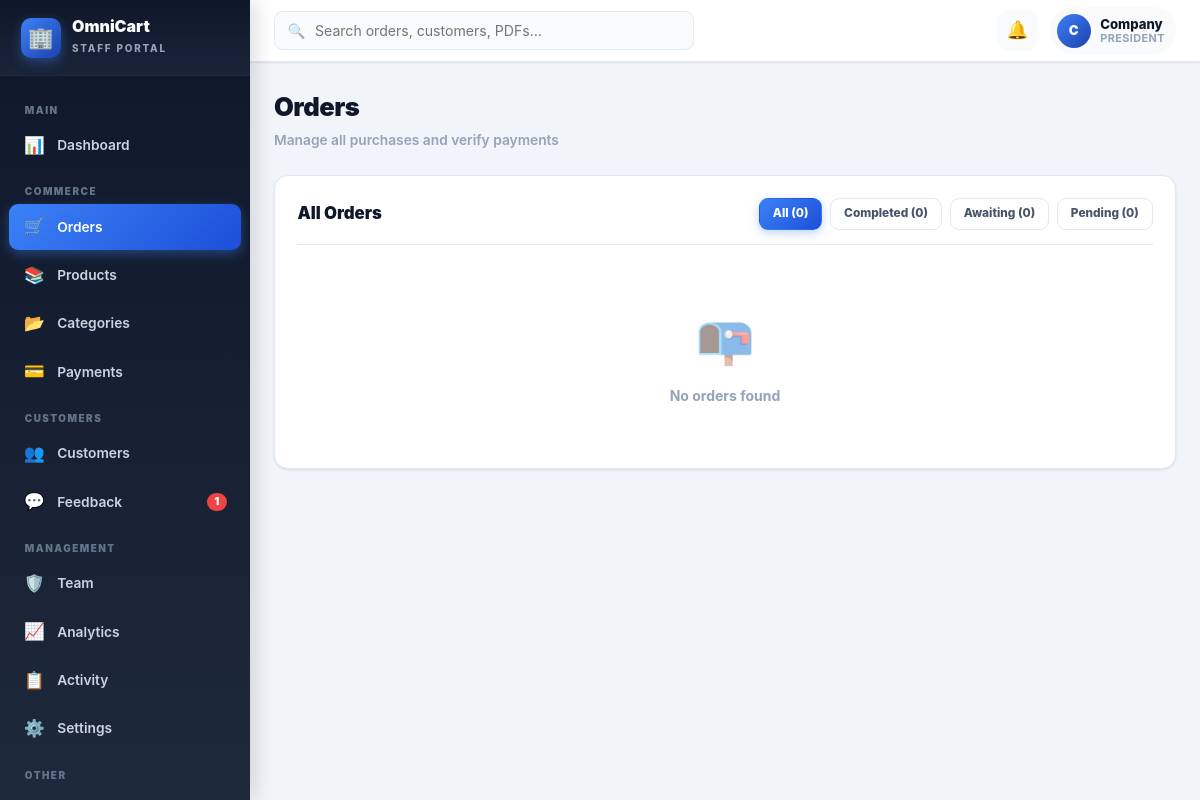
The app's page /staff/orders (signed in) with its own data.
### app.py (models this page shows, shortened)
class User(UserMixin, db.Model):
    __tablename__ = 'users'
    id = db.Column(db.Integer, primary_key=True)
    full_name = db.Column(db.String(120), nullable=False)
    email = db.Column(db.String(160), nullable=False, unique=True, index=True)
    mobile = db.Column(db.String(15), nullable=False, unique=True, index=True)
    password_hash = db.Column(db.String(255), nullable=False)
    role = db.Column(db.String(20), default='user', index=True)
    is_active = db.Column(db.Boolean, default=True)
    is_banned = db.Column(db.Boolean, default=False)
    email_verified = db.Column(db.Boolean, default=False)
    mobile_verified = db.Column(db.Boolean, default=False)
    must_change_password = db.Column(db.Boolean, default=False)
    otp_hash = db.Column(db.String(255))
    otp_expires_at = db.Column(db.DateTime)
    otp_purpose = db.Column(db.String(40))
    theme = db.Column(db.String(20), default='light')
    language = db.Column(db.String(10), default='en')
    privacy_level = db.Column(db.String(20), default='normal')
    notifications_enabled = db.Column(db.Boolean, default=True)
    created_at = db.Column(db.DateTime, default=datetime.utcnow)
    last_login = db.Column(db.DateTime)
    updated_at = db.Column(db.DateTime, default=datetime.utcnow,
                            onupdate=datetime.utcnow)
    purchases = db.relationship('Purchase', backref='user', lazy='dynamic',
                                  foreign_keys='Purchase.user_id')
    feedbacks = db.relationship('Feedback', backref='user', lazy='dynamic',
                                  foreign_keys='Feedback.user_id')
    @property
    def is_staff(self):
        return self.role in ('admin', 'ceo', 'president')

### app.py (the view)
@app.route('/staff/orders')
@login_required
def staff_orders():
    if not _staff_required():
        abort(403)
    status_filter = request.args.get('status', '')
    page = request.args.get('page', 1, type=int)
    query = Purchase.query
    if status_filter:
        query = query.filter_by(status=status_filter)
    pagination = query.order_by(Purchase.created_at.desc())\
        .paginate(page=page, per_page=30, error_out=False)
    status_counts = {
        'all': Purchase.query.count(),
        'completed': Purchase.query.filter_by(status='completed').count(),
        'pending': Purchase.query.filter_by(status='pending').count(),
        'awaiting_verification': Purchase.query.filter_by(status='awaiting_verification').count(),
        'failed': Purchase.query.filter_by(status='failed').count(),
        'refunded': Purchase.query.filter_by(status='refunded').count(),
    }
    return render_staff('orders', orders=pagination.items, pagination=pagination,
                        current_status=status_filter,
                        status_counts=status_counts, page_title='Orders')

### app.py (called while the page is built, shortened)
@login_manager.user_loader
def load_user(uid):
    try:
        return User.query.get(int(uid))
    except Exception:
        return None

@app.context_processor
def inject_globals():
    return dict(
        COMPANY_NAME=COMPANY_NAME,
        COMPANY_LEGAL=COMPANY_LEGAL,
        COMPANY_EMAIL=COMPANY_EMAIL,
        COMPANY_PHONE=COMPANY_PHONE,
        FREE_PREVIEW_PAGES=FREE_PREVIEW_PAGES,
        current_year=datetime.utcnow().year,
    )

@app.before_request
def check_maintenance_mode():
    skip_paths = ['/static', '/admin', '/ceo', '/president', '/login',
                  '/signup', '/logout', '/payment/webhook']
    path = request.path or ''
    for sp in skip_paths:
        if path.startswith(sp):
            return None
    if current_user.is_authenticated and current_user.is_staff:
        return None

def render_staff(template_name='dashboard', **context):
    context['page_title'] = context.get('page_title', 'Staff Portal')
    context['staff_page'] = template_name
    return _flask_rt('internal.html', **context)

def _staff_required():
    if not current_user.is_authenticated:
        return False
    return current_user.role in ('admin', 'ceo', 'president')

@app.context_processor
def inject_nav_context():
    try:
        nav_sections = Section.query.filter_by(is_active=True)\
            .order_by(Section.display_order).all()
    except Exception:
        nav_sections = []
    pending_count = 0
    unread_feedback = 0
    try:
        if current_user.is_authenticated and current_user.is_staff:
            pending_count = Purchase.query.filter(
                Purchase.status.in_(['pending', 'awaiting_verification'])
            ).count()
            unread_feedback = Feedback.query.filter_by(status='new').count()
    except Exception:
        pass
    return dict(
        nav_sections=nav_sections,
        pending_count=pending_count,
        unread_feedback=unread_feedback,
    )

### templates/internal.html (shortened to what this page needs)
<!DOCTYPE html>
<html lang="en">
<head>
</head>
<body>
<aside class="staff-sidebar" id="staffSidebar">
  <div class="staff-logo">
    <div class="staff-logo-icon">🏢</div>
    <div class="staff-logo-text">
      <b>OmniCart</b>
      <span>Staff Portal</span>
    </div>
  </div>
  <nav class="staff-nav">
    <div class="nav-group">Main</div>
    <a href="{{ url_for('staff_dashboard') }}"
       class="{% if staff_page == 'dashboard' %}active{% endif %}">
      <span class="nav-icon">📊</span> Dashboard
    </a>
    <div class="nav-group">Commerce</div>
    <a href="{{ url_for('staff_orders') }}"
       class="{% if staff_page == 'orders' %}active{% endif %}">
      <span class="nav-icon">🛒</span> Orders
    </a>
    <a href="{{ url_for('staff_products') }}"
       class="{% if staff_page == 'products' %}active{% endif %}">
      <span class="nav-icon">📚</span> Products
    </a>
    <a href="{{ url_for('staff_categories') }}"
       class="{% if staff_page == 'categories' %}active{% endif %}">
      <span class="nav-icon">📂</span> Categories
    </a>
    <a href="{{ url_for('staff_payments') }}"
       class="{% if staff_page == 'payments' %}active{% endif %}">
      <span class="nav-icon">💳</span> Payments
    </a>
    <div class="nav-group">Customers</div>
    <a href="{{ url_for('staff_customers') }}"
       class="{% if staff_page == 'customers' %}active{% endif %}">
      <span class="nav-icon">👥</span> Customers
    </a>
    <a href="{{ url_for('staff_feedback') }}"
       class="{% if staff_page == 'feedback' %}active{% endif %}">
      <span class="nav-icon">💬</span> Feedback
      {% if unread_feedback %}<span class="badge">{{ unread_feedback }}</span>{% endif %}
    </a>
    <div class="nav-group">Management</div>
    {% if current_user.role in ('ceo','president') %}
    <a href="{{ url_for('staff_team') }}"
       class="{% if staff_page == 'team' %}active{% endif %}">
      <span class="nav-icon">🛡️</span> Team
    </a>
    {% endif %}
    <a href="{{ url_for('staff_analytics') }}"
       class="{% if staff_page == 'analytics' %}active{% endif %}">
      <span class="nav-icon">📈</span> Analytics
    </a>
    <a href="{{ url_for('staff_activity') }}"
       class="{% if staff_page == 'activity' %}active{% endif %}">
      <span class="nav-icon">📋</span> Activity
    </a>
    {% if current_user.role == 'president' %}
    <a href="{{ url_for('staff_settings') }}"
       class="{% if staff_page == 'settings' %}active{% endif %}">
      <span class="nav-icon">⚙️</span> Settings
    </a>
    {% endif %}
    <div class="nav-group">Other</div>
    <a href="{{ url_for('user_home') }}" target="_blank">
    </a>
  </nav>
</aside>
<header class="staff-topbar">
  <div class="staff-search">
    <input type="text" placeholder="Search orders, customers, PDFs…"
           onkeydown="if(event.key==='Enter')location.href='{{ url_for('staff_search') }}?q='+this.value">
  </div>
  <div class="staff-topbar-right">
    <a href="{{ url_for('staff_orders') }}?status=awaiting_verification"
       class="staff-icon-btn" title="Pending orders">
      🔔{% if pending_count %}<span class="dot"></span>{% endif %}
    </a>
    <div class="staff-user">
      <div class="staff-avatar">{{ current_user.full_name[0]|upper }}</div>
      <div class="staff-user-info">
        <b>{{ current_user.full_name.split()[0] }}</b>
        <span>{{ current_user.role }}</span>
      </div>
    </div>
  </div>
</header>
<main class="staff-main">
  <div class="staff-content">
    {% if staff_page == 'dashboard' %}
    <div class="staff-page-head">
      <h1>Dashboard</h1>
      <p>Welcome back, {{ current_user.full_name }} — here's today's overview</p>
    </div>
    <div class="kpi-grid">
      <div class="kpi" style="--kpi-color:#3b82f6;--kpi-color-2:#1e40af">
        <div class="kpi-label">💰 Total Revenue</div>
        <div class="kpi-value">₹{{ '%.0f'|format(stats.revenue) }}</div>
        <div class="kpi-sub">Today: <span class="up">₹{{ '%.0f'|format(stats.today_revenue) }}</span></div>
      </div>
      <div class="kpi" style="--kpi-color:#10b981;--kpi-color-2:#059669">
        <div class="kpi-label">✅ Completed Orders</div>
        <div class="kpi-value">{{ stats.completed }}</div>
        <div class="kpi-sub">Today: <span class="up">+{{ stats.today_purchases }}</span></div>
      </div>
      <div class="kpi" style="--kpi-color:#f59e0b;--kpi-color-2:#b45309">
        <div class="kpi-label">⏳ Pending</div>
        <div class="kpi-value">{{ stats.pending }}</div>
        <div class="kpi-sub">Needs attention</div>
      </div>
      <div class="kpi" style="--kpi-color:#8b5cf6;--kpi-color-2:#6d28d9">
        <div class="kpi-label">👥 Customers</div>
        <div class="kpi-value">{{ stats.total_users }}</div>
        <div class="kpi-sub">Today: <span class="up">+{{ stats.today_users }}</span></div>
      </div>
      <div class="kpi" style="--kpi-color:#ec4899;--kpi-color-2:#be185d">
        <div class="kpi-label">📚 Products</div>
        <div class="kpi-value">{{ stats.total_pdfs }}</div>
        <div class="kpi-sub">{{ stats.active_pdfs }} active</div>
      </div>
      <div class="kpi" style="--kpi-color:#06b6d4;--kpi-color-2:#0891b2">
        <div class="kpi-label">💬 Feedback</div>
        <div class="kpi-value">{{ stats.unread_fb }}</div>
        <div class="kpi-sub">Unread</div>
      </div>
    </div>
    <div class="staff-panel">
      <div class="staff-panel-head"><h2>⚡ Quick Actions</h2></div>
      <div class="quick-grid">
        <a href="{{ url_for('staff_upload') }}" class="quick-card">
  <div class="ic">⬆️</div><b>Upload PDF</b><span>Add new product</span>
</a>
        <a href="{{ url_for('staff_orders') }}?status=awaiting_verification" class="quick-card">
          <div class="ic">🔍</div><b>Verify Payments</b><span>{{ stats.pending }} pending</span>
        </a>
        <a href="{{ url_for('staff_customers') }}" class="quick-card">
          <div class="ic">👥</div><b>View Customers</b><span>{{ stats.total_users }} total</span>
        </a>
        <a href="{{ url_for('staff_feedback') }}" class="quick-card">
          <div class="ic">💬</div><b>Feedback Inbox</b><span>{{ stats.unread_fb }} new</span>
        </a>
      </div>
    </div>
    <div class="staff-panel">
      <div class="staff-panel-head">
        <h2>🛒 Recent Orders</h2>
        <a href="{{ url_for('staff_orders') }}" class="staff-btn secondary sm">View All →</a>
      </div>
      {% if recent_orders %}
      <div class="staff-table-wrap">
        <table class="staff-table">
          <thead><tr><th>#</th><th>Customer</th><th>Product</th><th>Amount</th><th>Status</th><th>Date</th></tr></thead>
          <tbody>
            {% for o in recent_orders %}
            <tr>
              <td>#{{ o.id }}</td>
              <td><b>{{ o.user.full_name if o.user else '—' }}</b></td>
              <td>{{ o.pdf.title[:40] if o.pdf else '—' }}</td>
              <td><b>₹{{ '%.0f'|format(o.amount) }}</b></td>
              <td><span class="staff-badge success">✅ Completed</span></td>
              <td>{{ o.completed_at.strftime('%d %b, %H:%M') if o.completed_at else '—' }}</td>
            </tr>
            {% endfor %}
          </tbody>
        </table>
      </div>
      {% else %}
      <div class="empty"><div class="ic">📭</div>No orders yet</div>
      {% endif %}
    </div>
    {% elif staff_page == 'orders' %}
    <div class="staff-page-head">
      <h1>Orders</h1>
      <p>Manage all purchases and verify payments</p>
    </div>
    <div class="staff-panel">
      <div class="staff-panel-head">
        <h2>All Orders</h2>
        <div class="actions">
          <a href="?status=" class="staff-btn {% if not current_status %}primary{% else %}secondary{% endif %} sm">All ({{ status_counts.all }})</a>
          <a href="?status=completed" class="staff-btn {% if current_status=='completed' %}primary{% else %}secondary{% endif %} sm">Completed ({{ status_counts.completed }})</a>
          <a href="?status=awaiting_verification" class="staff-btn {% if current_status=='awaiting_verification' %}primary{% else %}secondary{% endif %} sm">Awaiting ({{ status_counts.awaiting_verification }})</a>
          <a href="?status=pending" class="staff-btn {% if current_status=='pending' %}primary{% else %}secondary{% endif %} sm">Pending ({{ status_counts.pending }})</a>
        </div>
      </div>
      {% if orders %}
      <div class="staff-table-wrap">
        <table class="staff-table">
          <thead><tr><th>#</th><th>Customer</th><th>Mobile</th><th>Product</th><th>Amount</th><th>Method</th><th>Status</th><th>Date</th><th>Action</th></tr></thead>
          <tbody>
            {% for o in orders %}
            <tr>
              <td>#{{ o.id }}</td>
              <td><b>{{ o.user.full_name if o.user else '—' }}</b></td>
              <td>{{ o.user.mobile if o.user else '—' }}</td>
              <td>{{ o.pdf.title[:30] if o.pdf else '—' }}</td>
              <td><b>₹{{ '%.0f'|format(o.amount) }}</b></td>
              <td>{{ (o.method or '—').replace('_',' ').title() }}</td>
              <td>
                {% if o.status=='completed' %}<span class="staff-badge success">✅ Done</span>
                {% elif o.status=='awaiting_verification' %}<span class="staff-badge warning">🔍 Awaiting</span>
                {% elif o.status=='pending' %}<span class="staff-badge info">⏳ Pending</span>
                {% elif o.status=='failed' %}<span class="staff-badge danger">❌ Failed</span>
                {% else %}<span class="staff-badge muted">{{ o.status }}</span>{% endif %}
              </td>
              <td>{{ o.created_at.strftime('%d %b, %H:%M') }}</td>
              <td><a href="{{ url_for('staff_order_detail', order_id=o.id) }}" class="staff-btn secondary sm">View</a></td>
            </tr>
            {% endfor %}
          </tbody>
        </table>
      </div>
      {% else %}
      <div class="empty"><div class="ic">📭</div>No orders found</div>
      {% endif %}
    </div>
    {% endif %}
  </div>
</main>
</body>
</html>

### records on screen
User: full_name "C", full_name "Company", role "PRESIDENT"

### other values on screen
{{ unread_feedback }} "1"
{{ status_counts.all }} "0"
{{ status_counts.completed }} "0"
{{ status_counts.awaiting_verification }} "0"
{{ status_counts.pending }} "0"
